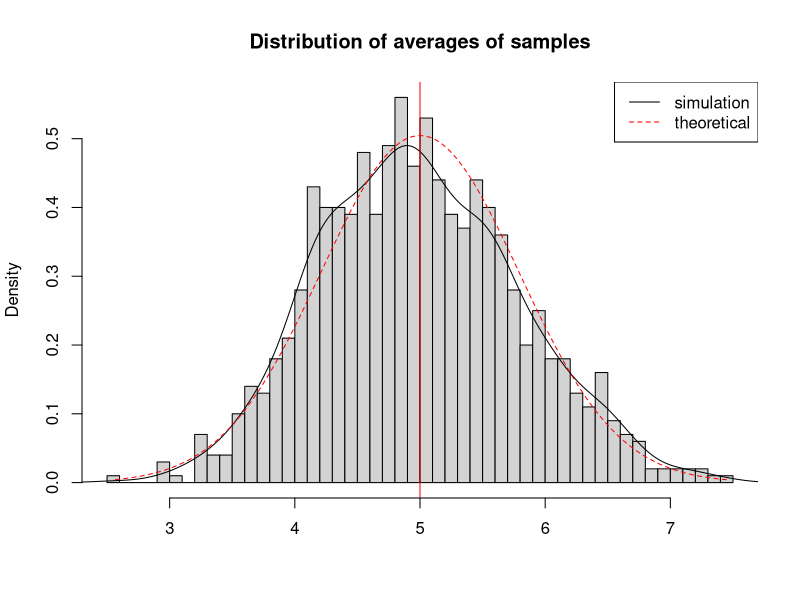
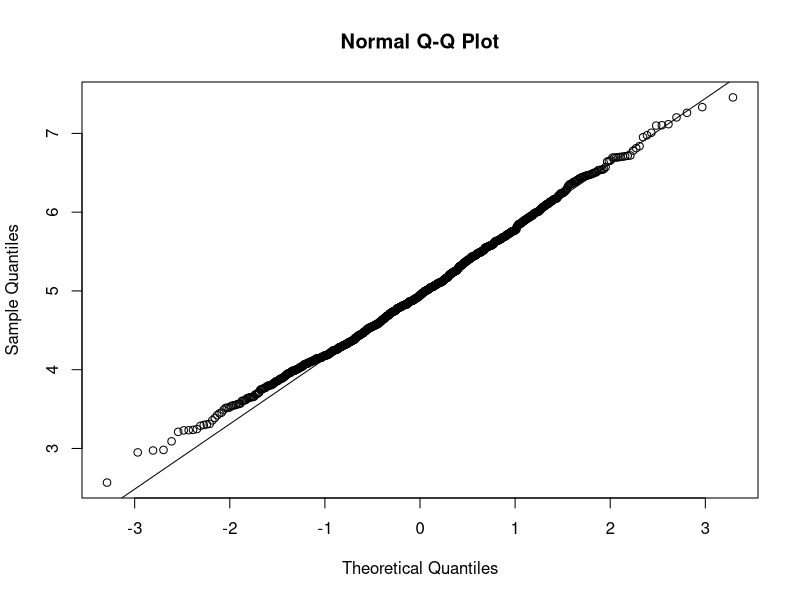

Source code (R) for these figures, in order:
setwd("C:\\Users\\Kun\\Desktop\\work\\SI")

## set seed and parameter
set.seed(3)
lambda = 0.2
n = 40
N = 1000
## theoratical mean
tmean = 1/lambda
## theoratical standard deviation
tsd = 1/lambda

## Simulate 40 exponentials 1000 times
vexp = rexp(n*N,lambda)
vmat = matrix(vexp,n,N)
dim(vmat)

## Calculate mean sample of distribution
meanSample = apply(vmat,2,mean)

hist(meanSample, breaks=50, prob=TRUE,main="Distribution of averages of samples",xlab="")
# density of the averages of samples
lines(density(meanSample))
# theoretical center of distribution
abline(v=1/lambda, col="red")
# theoretical density of the averages of samples
xfit <- seq(min(meanSample), max(meanSample), length=100)
yfit <- dnorm(xfit, mean=1/lambda, sd=(1/lambda/sqrt(n)))
lines(xfit, yfit, pch=22, col="red", lty=2)
# add legend
legend('topright', c("simulation", "theoretical"), lty=c(1,2), col=c("black", "red"))

## Check Normality
qqnorm(meanSample) 
qqline(meanSample)

## average mean
mean(meanSample)
## theoretical mean
tmean

## sd of mean
sd(meanSample)
## theoretical sd
tsd
